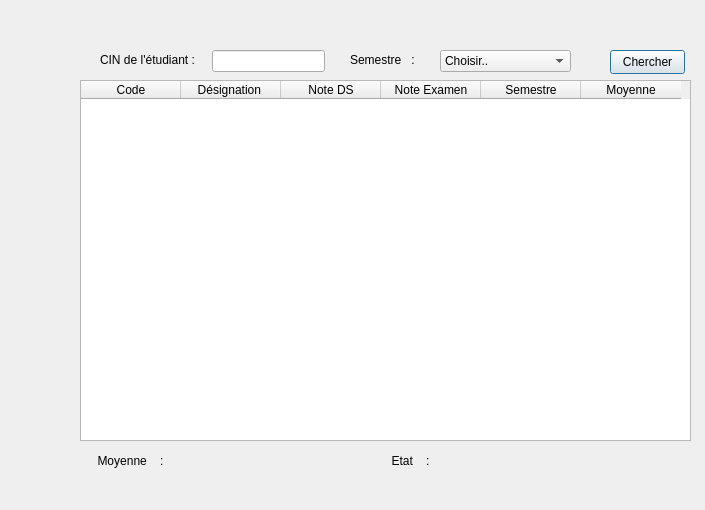
<?xml version="1.0" encoding="UTF-8"?>
<ui version="4.0">
 <class>Dialog</class>
 <widget class="QDialog" name="Dialog">
  <property name="geometry">
   <rect>
    <x>0</x>
    <y>0</y>
    <width>705</width>
    <height>510</height>
   </rect>
  </property>
  <property name="windowTitle">
   <string>Dialog</string>
  </property>
  <property name="styleSheet">
   <string notr="true">QProgressBar:horizontal {
    border: 1px solid #3A3939;
    text-align: center;
    padding: 1px;
    background: #201F1F;
}
QProgressBar::chunk:horizontal {
    background-color: qlineargradient(spread:reflect, x1:1, y1:0.545, x2:1, y2:0, stop:0 rgba(28, 66, 111, 255), stop:1 rgba(37, 87, 146, 255));
}

QToolTip
{
    border: 1px solid #3A3939;
    background-color: rgb(90, 102, 117);;
    color: white;
    padding: 1px;
    opacity: 200;
}

QWidget
{
    color: silver;
    background-color: #302F2F;
    selection-background-color:#3d8ec9;
    selection-color: black;
    background-clip: border;
    border-image: none;
    outline: 0;
}

QWidget:item:hover
{
    background-color: #78879b;
    color: black;
}

QWidget:item:selected
{
    background-color: #3d8ec9;
}

QCheckBox
{
    spacing: 5px;
    outline: none;
    color: #bbb;
    margin-bottom: 2px;
}

QCheckBox:disabled
{
    color: #777777;
}
QCheckBox::indicator,
QGroupBox::indicator
{
    width: 18px;
    height: 18px;
}
QGroupBox::indicator
{
    margin-left: 2px;
}

QCheckBox::indicator:unchecked,
QCheckBox::indicator:unchecked:hover,
QGroupBox::indicator:unchecked,
QGroupBox::indicator:unchecked:hover
{
    image: url(:/dark_blue/img/checkbox_unchecked.png);
}

QCheckBox::indicator:unchecked:focus,
QCheckBox::indicator:unchecked:pressed,
QGroupBox::indicator:unchecked:focus,
QGroupBox::indicator:unchecked:pressed
{
  border: none;
    image: url(:/dark_blue/img/checkbox_unchecked_focus.png);
}

QCheckBox::indicator:checked,
QCheckBox::indicator:checked:hover,
QGroupBox::indicator:checked,
QGroupBox::indicator:checked:hover
{
    image: url(:/dark_blue/img/checkbox_checked.png);
}

QCheckBox::indicator:checked:focus,
QCheckBox::indicator:checked:pressed,
QGroupBox::indicator:checked:focus,
QGroupBox::indicator:checked:pressed
{
  border: none;
    image: url(:/dark_blue/img/checkbox_checked_focus.png);
}

QCheckBox::indicator:indeterminate,
QCheckBox::indicator:indeterminate:hover,
QCheckBox::indicator:indeterminate:pressed
QGroupBox::indicator:indeterminate,
QGroupBox::indicator:indeterminate:hover,
QGroupBox::indicator:indeterminate:pressed
{
    image: url(:/dark_blue/img/checkbox_indeterminate.png);
}

QCheckBox::indicator:indeterminate:focus,
QGroupBox::indicator:indeterminate:focus
{
    image: url(:/dark_blue/img/checkbox_indeterminate_focus.png);
}

QCheckBox::indicator:checked:disabled,
QGroupBox::indicator:checked:disabled
{
    image: url(:/dark_blue/img/checkbox_checked_disabled.png);
}

QCheckBox::indicator:unchecked:disabled,
QGroupBox::indicator:unchecked:disabled
{
    image: url(:/dark_blue/img/checkbox_unchecked_disabled.png);
}

QRadioButton
{
    spacing: 5px;
    outline: none;
    color: #bbb;
    margin-bottom: 2px;
}

QRadioButton:disabled
{
    color: #777777;
}
QRadioButton::indicator
{
    width: 21px;
    height: 21px;
}

QRadioButton::indicator:unchecked,
QRadioButton::indicator:unchecked:hover
{
    image: url(:/dark_blue/img/radio_unchecked.png);
}

QRadioButton::indicator:unchecked:focus,
QRadioButton::indicator:unchecked:pressed
{
  border: none;
  outline: none;
    image: url(:/dark_blue/img/radio_unchecked_focus.png);
}

QRadioButton::indicator:checked,
QRadioButton::indicator:checked:hover
{
  border: none;
  outline: none;
    image: url(:/dark_blue/img/radio_checked.png);
}

QRadioButton::indicator:checked:focus,
QRadioButton::indicato::menu-arrowr:checked:pressed
{
  border: none;
  outline: none;
    image: url(:/dark_blue/img/radio_checked_focus.png);
}

QRadioButton::indicator:indeterminate,
QRadioButton::indicator:indeterminate:hover,
QRadioButton::indicator:indeterminate:pressed
{
        image: url(:/dark_blue/img/radio_indeterminate.png);
}

QRadioButton::indicator:checked:disabled
{
  outline: none;
  image: url(:/dark_blue/img/radio_checked_disabled.png);
}

QRadioButton::indicator:unchecked:disabled
{
    image: url(:/dark_blue/img/radio_unchecked_disabled.png);
}


QMenuBar
{
    background-color: #302F2F;
    color: silver;
}

QMenuBar::item
{
    background: transparent;
}

QMenuBar::item:selected
{
    background: transparent;
    border: 1px solid #3A3939;
}

QMenuBar::item:pressed
{
    border: 1px solid #3A3939;
    background-color: #3d8ec9;
    color: black;
    margin-bottom:-1px;
    padding-bottom:1px;
}

QMenu
{
    border: 1px solid #3A3939;
    color: silver;
    margin: 1px;
}

QMenu::icon
{
    margin: 1px;
}

QMenu::item
{
    padding: 2px 2px 2px 25px;
    margin-left: 5px;
    border: 1px solid transparent; /* reserve space for selection border */
}

QMenu::item:selected
{
    color: black;
}

QMenu::separator {
    height: 2px;
    background: lightblue;
    margin-left: 10px;
    margin-right: 5px;
}

QMenu::indicator {
    width: 16px;
    height: 16px;
}

/* non-exclusive indicator = check box style indicator
   (see QActionGroup::setExclusive) */
QMenu::indicator:non-exclusive:unchecked {
    image: url(:/dark_blue/img/checkbox_unchecked.png);
}

QMenu::indicator:non-exclusive:unchecked:selected {
    image: url(:/dark_blue/img/checkbox_unchecked_disabled.png);
}

QMenu::indicator:non-exclusive:checked {
    image: url(:/dark_blue/img/checkbox_checked.png);
}

QMenu::indicator:non-exclusive:checked:selected {
    image: url(:/dark_blue/img/checkbox_checked_disabled.png);
}

/* exclusive indicator = radio button style indicator (see QActionGroup::setExclusive) */
QMenu::indicator:exclusive:unchecked {
    image: url(:/dark_blue/img/radio_unchecked.png);
}

QMenu::indicator:exclusive:unchecked:selected {
    image: url(:/dark_blue/img/radio_unchecked_disabled.png);
}

QMenu::indicator:exclusive:checked {
    image: url(:/dark_blue/img/radio_checked.png);
}

QMenu::indicator:exclusive:checked:selected {
    image: url(:/dark_blue/img/radio_checked_disabled.png);
}

QMenu::right-arrow {
    margin: 5px;
    image: url(:/dark_blue/img/right_arrow.png)
}


QWidget:disabled
{
    color: #808080;
    background-color: #302F2F;
}

QAbstractItemView
{
    alternate-background-color: #3A3939;
    color: silver;
    border: 1px solid 3A3939;
    border-radius: 2px;
    padding: 1px;
}

QWidget:focus, QMenuBar:focus
{
    border: 1px solid #78879b;
}

QTabWidget:focus, QCheckBox:focus, QRadioButton:focus, QSlider:focus
{
    border: none;
}

QLineEdit
{
    background-color: #201F1F;
    padding: 2px;
    border-style: solid;
    border: 1px solid #3A3939;
    border-radius: 2px;
    color: silver;
}

QGroupBox {
    border:1px solid #3A3939;
    border-radius: 2px;
    margin-top: 20px;
    background-color: #302F2F;
    color: silver;
}

QGroupBox::title {
    subcontrol-origin: margin;
    subcontrol-position: top center;
    padding-left: 10px;
    padding-right: 10px;
    padding-top: 10px;
}

QAbstractScrollArea
{
    border-radius: 2px;
    border: 1px solid #3A3939;
    background-color: transparent;
}

QScrollBar:horizontal
{
    height: 15px;
    margin: 3px 15px 3px 15px;
    border: 1px transparent #2A2929;
    border-radius: 4px;
    background-color: #2A2929;
}

QScrollBar::handle:horizontal
{
    background-color: #605F5F;
    min-width: 5px;
    border-radius: 4px;
}

QScrollBar::add-line:horizontal
{
    margin: 0px 3px 0px 3px;
    border-image: url(:/dark_blue/img/right_arrow_disabled.png);
    width: 10px;
    height: 10px;
    subcontrol-position: right;
    subcontrol-origin: margin;
}

QScrollBar::sub-line:horizontal
{
    margin: 0px 3px 0px 3px;
    border-image: url(:/dark_blue/img/left_arrow_disabled.png);
    height: 10px;
    width: 10px;
    subcontrol-position: left;
    subcontrol-origin: margin;
}

QScrollBar::add-line:horizontal:hover,QScrollBar::add-line:horizontal:on
{
    border-image: url(:/dark_blue/img/right_arrow.png);
    height: 10px;
    width: 10px;
    subcontrol-position: right;
    subcontrol-origin: margin;
}


QScrollBar::sub-line:horizontal:hover, QScrollBar::sub-line:horizontal:on
{
    border-image: url(:/dark_blue/img/left_arrow.png);
    height: 10px;
    width: 10px;
    subcontrol-position: left;
    subcontrol-origin: margin;
}

QScrollBar::up-arrow:horizontal, QScrollBar::down-arrow:horizontal
{
    background: none;
}


QScrollBar::add-page:horizontal, QScrollBar::sub-page:horizontal
{
    background: none;
}

QScrollBar:vertical
{
    background-color: #2A2929;
    width: 15px;
    margin: 15px 3px 15px 3px;
    border: 1px transparent #2A2929;
    border-radius: 4px;
}

QScrollBar::handle:vertical
{
    background-color: #605F5F;
    min-height: 5px;
    border-radius: 4px;
}

QScrollBar::sub-line:vertical
{
    margin: 3px 0px 3px 0px;
    border-image: url(:/dark_blue/img/up_arrow_disabled.png);
    height: 10px;
    width: 10px;
    subcontrol-position: top;
    subcontrol-origin: margin;
}

QScrollBar::add-line:vertical
{
    margin: 3px 0px 3px 0px;
    border-image: url(:/dark_blue/img/down_arrow_disabled.png);
    height: 10px;
    width: 10px;
    subcontrol-position: bottom;
    subcontrol-origin: margin;
}

QScrollBar::sub-line:vertical:hover,QScrollBar::sub-line:vertical:on
{

    border-image: url(:/dark_blue/img/up_arrow.png);
    height: 10px;
    width: 10px;
    subcontrol-position: top;
    subcontrol-origin: margin;
}


QScrollBar::add-line:vertical:hover, QScrollBar::add-line:vertical:on
{
    border-image: url(:/dark_blue/img/down_arrow.png);
    height: 10px;
    width: 10px;
    subcontrol-position: bottom;
    subcontrol-origin: margin;
}

QScrollBar::up-arrow:vertical, QScrollBar::down-arrow:vertical
{
    background: none;
}


QScrollBar::add-page:vertical, QScrollBar::sub-page:vertical
{
    background: none;
}

QTextEdit
{
    background-color: #201F1F;
    color: silver;
    border: 1px solid #3A3939;
}

QPlainTextEdit
{
    background-color: #201F1F;;
    color: silver;
    border-radius: 2px;
    border: 1px solid #3A3939;
}

QHeaderView::section
{
    background-color: #3A3939;
    color: silver;
    padding-left: 4px;
    border: 1px solid #6c6c6c;
}

QSizeGrip {
    image: url(:/dark_blue/img/sizegrip.png);
    width: 12px;
    height: 12px;
}

QMainWindow
{
    background-color: #302F2F;

}

QMainWindow::separator
{
    background-color: #302F2F;
    color: white;
    padding-left: 4px;
    spacing: 2px;
    border: 1px dashed #3A3939;
}

QMainWindow::separator:hover
{

    background-color: #787876;
    color: white;
    padding-left: 4px;
    border: 1px solid #3A3939;
    spacing: 2px;
}


QMenu::separator
{
    height: 1px;
    background-color: #3A3939;
    color: white;
    padding-left: 4px;
    margin-left: 10px;
    margin-right: 5px;
}


QFrame
{
    border-radius: 2px;
    border: 1px solid #444;
}

QFrame[frameShape=&quot;0&quot;]
{
    border-radius: 2px;
    border: 1px transparent #444;
}

QStackedWidget
{
    background-color: #302F2F;
    border: 1px transparent black;
}

QToolBar {
    border: 1px transparent #393838;
    background: 1px solid #302F2F;
    font-weight: bold;
}

QToolBar::handle:horizontal {
    image: url(:/dark_blue/img/Hmovetoolbar.png);
}
QToolBar::handle:vertical {
    image: url(:/dark_blue/img/Vmovetoolbar.png);
}
QToolBar::separator:horizontal {
    image: url(:/dark_blue/img/Hsepartoolbar.png);
}
QToolBar::separator:vertical {
    image: url(:/dark_blue/img/Vsepartoolbars.png);
}

QPushButton
{
    color: silver;
    background-color: #302F2F;
    border-width: 2px;
    border-color: #4A4949;
    border-style: solid;
    padding-top: 2px;
    padding-bottom: 2px;
    padding-left: 10px;
    padding-right: 10px;
    border-radius: 4px;
    /* outline: none; */
    /* min-width: 40px; */
}

QPushButton:disabled
{
    background-color: #302F2F;
    border-width: 2px;
    border-color: #3A3939;
    border-style: solid;
    padding-top: 2px;
    padding-bottom: 2px;
    padding-left: 10px;
    padding-right: 10px;
    /*border-radius: 2px;*/
    color: #808080;
}

QPushButton:focus {
    background-color: #3d8ec9;
    color: white;
}

QComboBox
{
    selection-background-color: #3d8ec9;
    background-color: #201F1F;
    border-style: solid;
    border: 1px solid #3A3939;
    border-radius: 2px;
    padding: 2px;
    min-width: 75px;
}

QPushButton:checked{
    background-color: #4A4949;
    border-color: #6A6969;
}

QPushButton:hover {
    border: 2px solid #78879b;
    color: silver;
}

QComboBox:hover, QAbstractSpinBox:hover,QLineEdit:hover,QTextEdit:hover,QPlainTextEdit:hover,QAbstractView:hover,QTreeView:hover
{
    border: 1px solid #78879b;
    color: silver;
}

QComboBox:on
{
    background-color: #626873;
    padding-top: 3px;
    padding-left: 4px;
    selection-background-color: #4a4a4a;
}

QComboBox QAbstractItemView
{
    background-color: #201F1F;
    border-radius: 2px;
    border: 1px solid #444;
    selection-background-color: #3d8ec9;
    color: silver;
}

QComboBox::drop-down
{
    subcontrol-origin: padding;
    subcontrol-position: top right;
    width: 15px;

    border-left-width: 0px;
    border-left-color: darkgray;
    border-left-style: solid;
    border-top-right-radius: 3px;
    border-bottom-right-radius: 3px;
}

QComboBox::down-arrow
{
    image: url(:/dark_blue/img/down_arrow_disabled.png);
}

QComboBox::down-arrow:on, QComboBox::down-arrow:hover,
QComboBox::down-arrow:focus
{
    image: url(:/dark_blue/img/down_arrow.png);
}

QPushButton:pressed
{
    background-color: #484846;
}

QAbstractSpinBox {
    padding-top: 2px;
    padding-bottom: 2px;
    border: 1px solid #3A3939;
    background-color: #201F1F;
    color: silver;
    border-radius: 2px;
    min-width: 75px;
}

QAbstractSpinBox:up-button
{
    background-color: transparent;
    subcontrol-origin: border;
    subcontrol-position: top right;
}

QAbstractSpinBox:down-button
{
    background-color: transparent;
    subcontrol-origin: border;
    subcontrol-position: bottom right;
}

QAbstractSpinBox::up-arrow,QAbstractSpinBox::up-arrow:disabled,QAbstractSpinBox::up-arrow:off {
    image: url(:/dark_blue/img/up_arrow_disabled.png);
    width: 10px;
    height: 10px;
}
QAbstractSpinBox::up-arrow:hover
{
    image: url(:/dark_blue/img/up_arrow.png);
}


QAbstractSpinBox::down-arrow,QAbstractSpinBox::down-arrow:disabled,QAbstractSpinBox::down-arrow:off
{
    image: url(:/dark_blue/img/down_arrow_disabled.png);
    width: 10px;
    height: 10px;
}
QAbstractSpinBox::down-arrow:hover
{
    image: url(:/dark_blue/img/down_arrow.png);
}


QLabel
{
    border: 0px solid black;
}

QTabWidget{
    border: 1px transparent black;
}

QTabWidget::pane {
    border: 1px solid #444;
    border-radius: 3px;
    padding: 3px;
}

QTabBar
{
    qproperty-drawBase: 0;
    left: 5px; /* move to the right by 5px */
}

QTabBar:focus
{
    border: 0px transparent black;
}

QTabBar::close-button  {
    image: url(:/dark_blue/img/close.png);
    background: transparent;
}

QTabBar::close-button:hover
{
    image: url(:/dark_blue/img/close-hover.png);
    background: transparent;
}

QTabBar::close-button:pressed {
    image: url(:/dark_blue/img/close-pressed.png);
    background: transparent;
}

/* TOP TABS */
QTabBar::tab:top {
    color: #b1b1b1;
    border: 1px solid #4A4949;
    border-bottom: 1px transparent black;
    background-color: #302F2F;
    padding: 5px;
    border-top-left-radius: 2px;
    border-top-right-radius: 2px;
}

QTabBar::tab:top:!selected
{
    color: #b1b1b1;
    background-color: #201F1F;
    border: 1px transparent #4A4949;
    border-bottom: 1px transparent #4A4949;
    border-top-left-radius: 0px;
    border-top-right-radius: 0px;
}

QTabBar::tab:top:!selected:hover {
    background-color: #48576b;
}

/* BOTTOM TABS */
QTabBar::tab:bottom {
    color: #b1b1b1;
    border: 1px solid #4A4949;
    border-top: 1px transparent black;
    background-color: #302F2F;
    padding: 5px;
    border-bottom-left-radius: 2px;
    border-bottom-right-radius: 2px;
}

QTabBar::tab:bottom:!selected
{
    color: #b1b1b1;
    background-color: #201F1F;
    border: 1px transparent #4A4949;
    border-top: 1px transparent #4A4949;
    border-bottom-left-radius: 0px;
    border-bottom-right-radius: 0px;
}

QTabBar::tab:bottom:!selected:hover {
    background-color: #78879b;
}

/* LEFT TABS */
QTabBar::tab:left {
    color: #b1b1b1;
    border: 1px solid #4A4949;
    border-left: 1px transparent black;
    background-color: #302F2F;
    padding: 5px;
    border-top-right-radius: 2px;
    border-bottom-right-radius: 2px;
}

QTabBar::tab:left:!selected
{
    color: #b1b1b1;
    background-color: #201F1F;
    border: 1px transparent #4A4949;
    border-right: 1px transparent #4A4949;
    border-top-right-radius: 0px;
    border-bottom-right-radius: 0px;
}

QTabBar::tab:left:!selected:hover {
    background-color: #48576b;
}


/* RIGHT TABS */
QTabBar::tab:right {
    color: #b1b1b1;
    border: 1px solid #4A4949;
    border-right: 1px transparent black;
    background-color: #302F2F;
    padding: 5px;
    border-top-left-radius: 2px;
    border-bottom-left-radius: 2px;
}

QTabBar::tab:right:!selected
{
    color: #b1b1b1;
    background-color: #201F1F;
    border: 1px transparent #4A4949;
    border-right: 1px transparent #4A4949;
    border-top-left-radius: 0px;
    border-bottom-left-radius: 0px;
}

QTabBar::tab:right:!selected:hover {
    background-color: #48576b;
}

QTabBar QToolButton::right-arrow:enabled {
     image: url(:/dark_blue/img/right_arrow.png);
 }

 QTabBar QToolButton::left-arrow:enabled {
     image: url(:/dark_blue/img/left_arrow.png);
 }

QTabBar QToolButton::right-arrow:disabled {
     image: url(:/dark_blue/img/right_arrow_disabled.png);
 }

 QTabBar QToolButton::left-arrow:disabled {
     image: url(:/dark_blue/img/left_arrow_disabled.png);
 }


QDockWidget {
    border: 1px solid #403F3F;
    titlebar-close-icon: url(:/dark_blue/img/close.png);
    titlebar-normal-icon: url(:/dark_blue/img/undock.png);
}

QDockWidget::close-button, QDockWidget::float-button {
    border: 1px solid transparent;
    border-radius: 2px;
    background: transparent;
}

QDockWidget::close-button:hover, QDockWidget::float-button:hover {
    background: rgba(255, 255, 255, 10);
}

QDockWidget::close-button:pressed, QDockWidget::float-button:pressed {
    padding: 1px -1px -1px 1px;
    background: rgba(255, 255, 255, 10);
}

QTreeView, QListView, QTextBrowser, AtLineEdit, AtLineEdit::hover {
    border: 1px solid #444;
    background-color: silver;
    border-radius: 3px;
    margin-left: 3px;
    color: black;
}

QTreeView:branch:selected, QTreeView:branch:hover {
    background: url(:/dark_blue/img/transparent.png);
}

QTreeView::branch:has-siblings:!adjoins-item {
    border-image: url(:/dark_blue/img/transparent.png);
}

QTreeView::branch:has-siblings:adjoins-item {
    border-image: url(:/dark_blue/img/transparent.png);
}

QTreeView::branch:!has-children:!has-siblings:adjoins-item {
    border-image: url(:/dark_blue/img/transparent.png);
}

QTreeView::branch:has-children:!has-siblings:closed,
QTreeView::branch:closed:has-children:has-siblings {
    image: url(:/dark_blue/img/branch_closed.png);
}

QTreeView::branch:open:has-children:!has-siblings,
QTreeView::branch:open:has-children:has-siblings  {
    image: url(:/dark_blue/img/branch_open.png);
}

QTreeView::branch:has-children:!has-siblings:closed:hover,
QTreeView::branch:closed:has-children:has-siblings:hover {
    image: url(:/dark_blue/img/branch_closed-on.png);
    }

QTreeView::branch:open:has-children:!has-siblings:hover,
QTreeView::branch:open:has-children:has-siblings:hover  {
    image: url(:/dark_blue/img/branch_open-on.png);
    }

QListView::item:!selected:hover, QListView::item:!selected:hover, QTreeView::item:!selected:hover  {
    background: rgba(0, 0, 0, 0);
    outline: 0;
    color: #FFFFFF
}

QListView::item:selected:hover, QListView::item:selected:hover, QTreeView::item:selected:hover  {
    background: #3d8ec9;
    color: #FFFFFF;
}

QSlider::groove:horizontal {
    border: 1px solid #3A3939;
    height: 8px;
    background: #201F1F;
    margin: 2px 0;
    border-radius: 2px;
}

QSlider::handle:horizontal {
    background: QLinearGradient( x1: 0, y1: 0, x2: 0, y2: 1,
      stop: 0.0 silver, stop: 0.2 #a8a8a8, stop: 1 #727272);
    border: 1px solid #3A3939;
    width: 14px;
    height: 14px;
    margin: -4px 0;
    border-radius: 2px;
}

QSlider::groove:vertical {
    border: 1px solid #3A3939;
    width: 8px;
    background: #201F1F;
    margin: 0 0px;
    border-radius: 2px;
}

QSlider::handle:vertical {
    background: QLinearGradient( x1: 0, y1: 0, x2: 0, y2: 1, stop: 0.0 silver,
    stop: 0.2 #a8a8a8, stop: 1 #727272);
    border: 1px solid #3A3939;
    width: 14px;
    height: 14px;
    margin: 0 -4px;
    border-radius: 2px;
}

QToolButton {
    /*  background-color: transparent; */
    border: 2px transparent #4A4949;
    border-radius: 4px;
    background-color: dimgray;
    margin: 2px;
    padding: 2px;
}

QToolButton[popupMode=&quot;1&quot;] { /* only for MenuButtonPopup */
 padding-right: 20px; /* make way for the popup button */
 border: 2px transparent #4A4949;
 border-radius: 4px;
}

QToolButton[popupMode=&quot;2&quot;] { /* only for InstantPopup */
 padding-right: 10px; /* make way for the popup button */
 border: 2px transparent #4A4949;
}


QToolButton:hover, QToolButton::menu-button:hover {
    border: 2px solid #78879b;
}

QToolButton:checked, QToolButton:pressed,
    QToolButton::menu-button:pressed {
    background-color: #4A4949;
    border: 2px solid #78879b;
}

/* the subcontrol below is used only in the InstantPopup or DelayedPopup mode */
QToolButton::menu-indicator {
    image: url(:/dark_blue/img/down_arrow.png);
    top: -7px; left: -2px; /* shift it a bit */
}

/* the subcontrols below are used only in the MenuButtonPopup mode */
QToolButton::menu-button {
    border: 1px transparent #4A4949;
    border-top-right-radius: 6px;
    border-bottom-right-radius: 6px;
    /* 16px width + 4px for border = 20px allocated above */
    width: 16px;
    outline: none;
}

QToolButton::menu-arrow {
    image: url(:/dark_blue/img/down_arrow.png);
}

QToolButton::menu-arrow:open {
    top: 1px; left: 1px; /* shift it a bit */
    border: 1px solid #3A3939;
}

QPushButton::menu-indicator  {
    subcontrol-origin: padding;
    subcontrol-position: bottom right;
    left: 4px;
}

QTableView
{
    border: 1px solid #444;
    gridline-color: #6c6c6c;
    background-color: #201F1F;
}


QTableView, QHeaderView
{
    border-radius: 0px;
}

QTableView::item:pressed, QListView::item:pressed, QTreeView::item:pressed  {
    background: #78879b;
    color: #FFFFFF;
}

QTableView::item:selected:active, QTreeView::item:selected:active, QListView::item:selected:active  {
    background: #3d8ec9;
    color: #FFFFFF;
}


QHeaderView
{
    border: 1px transparent;
    border-radius: 2px;
    margin: 0px;
    padding: 0px;
}

QHeaderView::section  {
    background-color: #3A3939;
    color: silver;
    padding: 4px;
    border: 1px solid #6c6c6c;
    border-radius: 0px;
    text-align: center;
}

QHeaderView::section::vertical::first, QHeaderView::section::vertical::only-one
{
    border-top: 1px solid #6c6c6c;
}

QHeaderView::section::vertical
{
    border-top: transparent;
}

QHeaderView::section::horizontal::first, QHeaderView::section::horizontal::only-one
{
    border-left: 1px solid #6c6c6c;
}

QHeaderView::section::horizontal
{
    border-left: transparent;
}


QHeaderView::section:checked
 {
    color: white;
    background-color: #5A5959;
 }

 /* style the sort indicator */
QHeaderView::down-arrow {
    image: url(:/dark_blue/img/down_arrow.png);
}

QHeaderView::up-arrow {
    image: url(:/dark_blue/img/up_arrow.png);
}


QTableCornerButton::section {
    background-color: #3A3939;
    border: 1px solid #3A3939;
    border-radius: 2px;
}

QToolBox  {
    padding: 3px;
    border: 1px transparent black;
}

QToolBox::tab {
    color: #b1b1b1;
    background-color: #302F2F;
    border: 1px solid #4A4949;
    border-bottom: 1px transparent #302F2F;
    border-top-left-radius: 5px;
    border-top-right-radius: 5px;
}

 QToolBox::tab:selected { /* italicize selected tabs */
    font: italic;
    background-color: #302F2F;
    border-color: #3d8ec9;
 }

QStatusBar::item {
    border: 1px solid #3A3939;
    border-radius: 2px;
 }


QFrame[height=&quot;3&quot;], QFrame[width=&quot;3&quot;] {
    background-color: #AAA;
}


QSplitter::handle {
    border: 1px dashed #3A3939;
}

QSplitter::handle:hover {
    background-color: #787876;
    border: 1px solid #3A3939;
}

QSplitter::handle:horizontal {
    width: 1px;
}

QSplitter::handle:vertical {
    height: 1px;
}

QListWidget {
    background-color: silver;
    border-radius: 5px;
    margin-left: 5px;
}

QListWidget::item {
    color: black;
}

QMessageBox {
    messagebox-critical-icon	: url(:/dark_blue/img/critical.png);
    messagebox-information-icon	: url(:/dark_blue/img/information.png);
    messagebox-question-icon	: url(:/dark_blue/img/question.png);
    messagebox-warning-icon:    : url(:/dark_blue/img/warning.png);
}

ColorButton::enabled {
    border-radius: 0px;
    border: 1px solid #444444;
}

ColorButton::disabled {
    border-radius: 0px;
    border: 1px solid #AAAAAA;
}</string>
  </property>
  <widget class="QTableWidget" name="tableWidget">
   <property name="geometry">
    <rect>
     <x>80</x>
     <y>80</y>
     <width>611</width>
     <height>361</height>
    </rect>
   </property>
   <column>
    <property name="text">
     <string>Code</string>
    </property>
   </column>
   <column>
    <property name="text">
     <string>Désignation </string>
    </property>
   </column>
   <column>
    <property name="text">
     <string>Note DS</string>
    </property>
   </column>
   <column>
    <property name="text">
     <string>Note Examen</string>
    </property>
   </column>
   <column>
    <property name="text">
     <string>Semestre</string>
    </property>
   </column>
   <column>
    <property name="text">
     <string>Moyenne</string>
    </property>
   </column>
  </widget>
  <widget class="QPushButton" name="pushButton">
   <property name="geometry">
    <rect>
     <x>610</x>
     <y>50</y>
     <width>75</width>
     <height>24</height>
    </rect>
   </property>
   <property name="text">
    <string>Chercher</string>
   </property>
  </widget>
  <widget class="QLineEdit" name="lineEdit">
   <property name="geometry">
    <rect>
     <x>212</x>
     <y>50</y>
     <width>113</width>
     <height>22</height>
    </rect>
   </property>
  </widget>
  <widget class="QLabel" name="label">
   <property name="geometry">
    <rect>
     <x>100</x>
     <y>50</y>
     <width>101</width>
     <height>20</height>
    </rect>
   </property>
   <property name="text">
    <string>CIN de l'étudiant :</string>
   </property>
  </widget>
  <widget class="QLabel" name="label_2">
   <property name="geometry">
    <rect>
     <x>80</x>
     <y>450</y>
     <width>101</width>
     <height>21</height>
    </rect>
   </property>
   <property name="styleSheet">
    <string notr="true">font: 10pt &quot;Arial Rounded MT Bold&quot;;</string>
   </property>
   <property name="text">
    <string>Moyenne    :</string>
   </property>
   <property name="alignment">
    <set>Qt::AlignCenter</set>
   </property>
  </widget>
  <widget class="QLabel" name="label_3">
   <property name="geometry">
    <rect>
     <x>180</x>
     <y>450</y>
     <width>81</width>
     <height>21</height>
    </rect>
   </property>
   <property name="styleSheet">
    <string notr="true">font: 10pt &quot;Arial Rounded MT Bold&quot;;
color: rgb(0, 255, 0);</string>
   </property>
   <property name="text">
    <string/>
   </property>
   <property name="alignment">
    <set>Qt::AlignCenter</set>
   </property>
  </widget>
  <widget class="QLabel" name="label_4">
   <property name="geometry">
    <rect>
     <x>350</x>
     <y>50</y>
     <width>81</width>
     <height>20</height>
    </rect>
   </property>
   <property name="text">
    <string>Semestre   :</string>
   </property>
  </widget>
  <widget class="QComboBox" name="comboBox">
   <property name="geometry">
    <rect>
     <x>440</x>
     <y>50</y>
     <width>131</width>
     <height>22</height>
    </rect>
   </property>
   <property name="placeholderText">
    <string/>
   </property>
   <item>
    <property name="text">
     <string>Choisir..</string>
    </property>
   </item>
   <item>
    <property name="text">
     <string>Semestre 1</string>
    </property>
   </item>
   <item>
    <property name="text">
     <string>Semestre 2</string>
    </property>
   </item>
  </widget>
  <widget class="QLabel" name="label_5">
   <property name="geometry">
    <rect>
     <x>460</x>
     <y>450</y>
     <width>81</width>
     <height>21</height>
    </rect>
   </property>
   <property name="styleSheet">
    <string notr="true">font: 10pt &quot;Arial Rounded MT Bold&quot;;
color: rgb(0, 255, 0);</string>
   </property>
   <property name="text">
    <string/>
   </property>
   <property name="alignment">
    <set>Qt::AlignCenter</set>
   </property>
  </widget>
  <widget class="QLabel" name="label_6">
   <property name="geometry">
    <rect>
     <x>360</x>
     <y>450</y>
     <width>101</width>
     <height>21</height>
    </rect>
   </property>
   <property name="styleSheet">
    <string notr="true">font: 10pt &quot;Arial Rounded MT Bold&quot;;</string>
   </property>
   <property name="text">
    <string>Etat    :</string>
   </property>
   <property name="alignment">
    <set>Qt::AlignCenter</set>
   </property>
  </widget>
  <widget class="QLabel" name="label_7">
   <property name="geometry">
    <rect>
     <x>180</x>
     <y>450</y>
     <width>81</width>
     <height>21</height>
    </rect>
   </property>
   <property name="styleSheet">
    <string notr="true">font: 10pt &quot;Arial Rounded MT Bold&quot;;
color: rgb(255, 0, 0);</string>
   </property>
   <property name="text">
    <string/>
   </property>
   <property name="alignment">
    <set>Qt::AlignCenter</set>
   </property>
  </widget>
  <widget class="QLabel" name="label_8">
   <property name="geometry">
    <rect>
     <x>460</x>
     <y>450</y>
     <width>81</width>
     <height>21</height>
    </rect>
   </property>
   <property name="styleSheet">
    <string notr="true">font: 10pt &quot;Arial Rounded MT Bold&quot;;
color: rgb(255, 0, 0);</string>
   </property>
   <property name="text">
    <string/>
   </property>
   <property name="alignment">
    <set>Qt::AlignCenter</set>
   </property>
  </widget>
 </widget>
 <resources/>
 <connections/>
</ui>
